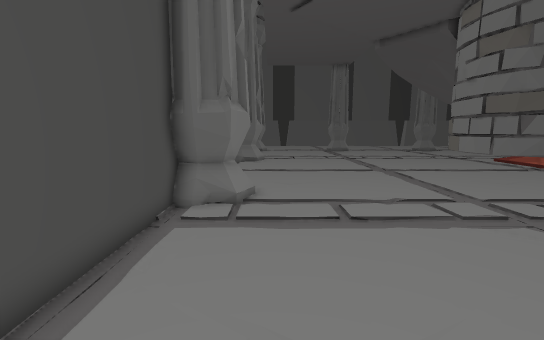
View 1 (above)

21 first-person views from a walk through a scene from a Unity 3-D project. The camera is 1.2 m above the floor, tilts 8° down and sees 90° across. The floor is counted in squares, 0.5 m on a side. Each view is taken from the middle of a square. On the plan, view 1 faces up. The plan holds only what a view shows up to about 18 squares ahead; the rest is blank. The place goes on beyond the plan.

View 2
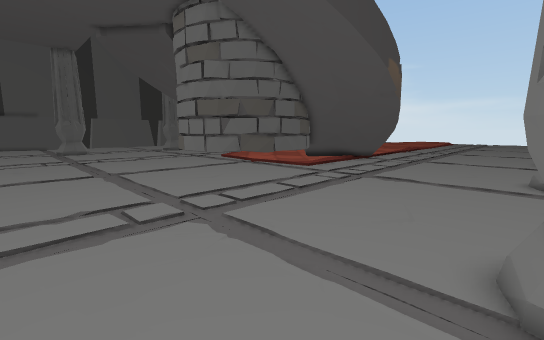

View 3
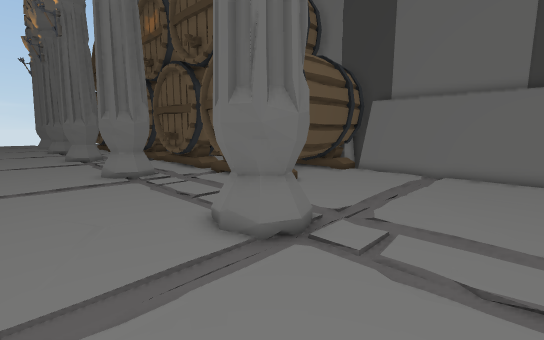

View 4
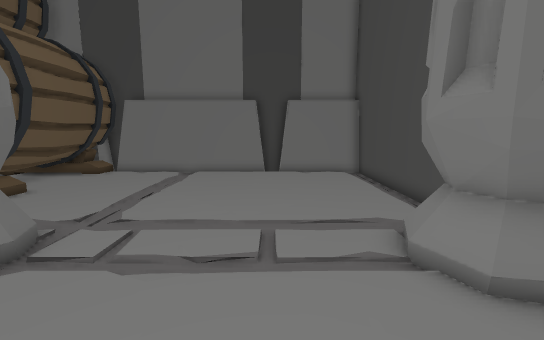

View 5
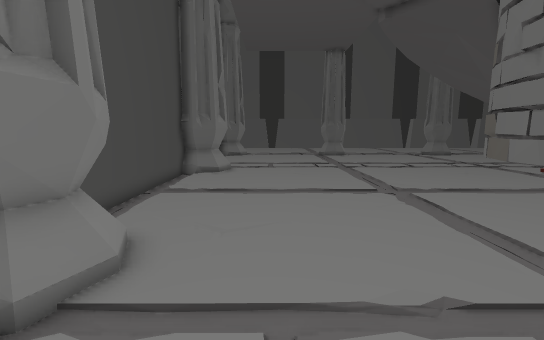

View 6
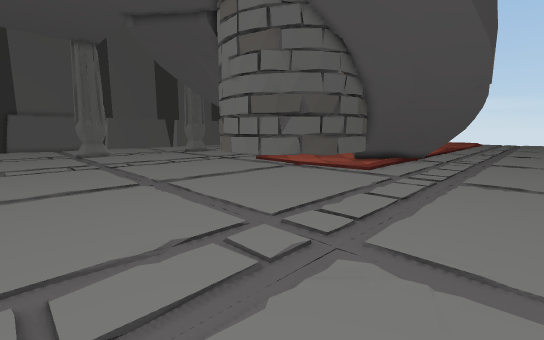

View 7
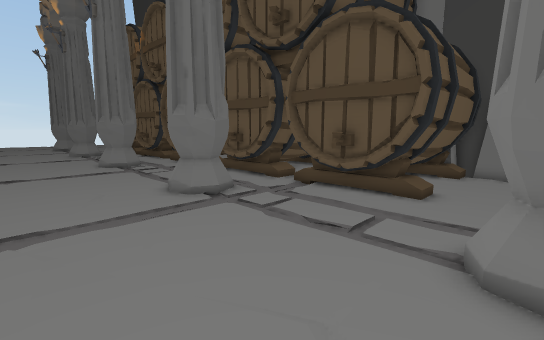

View 8
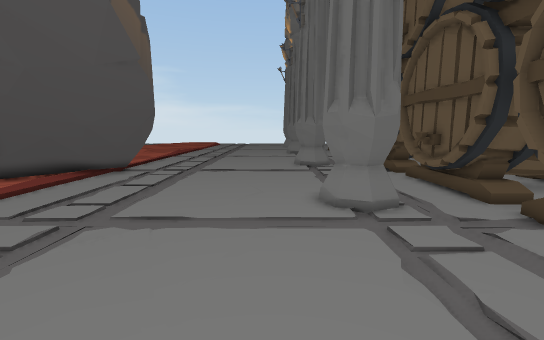

View 9
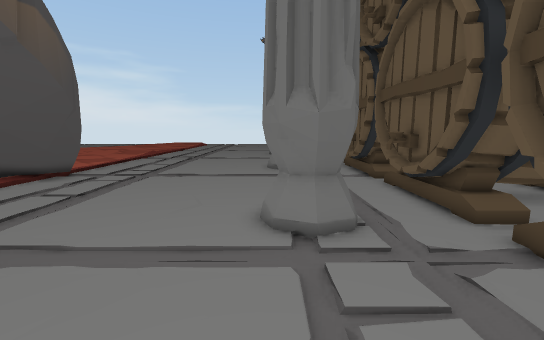

View 10
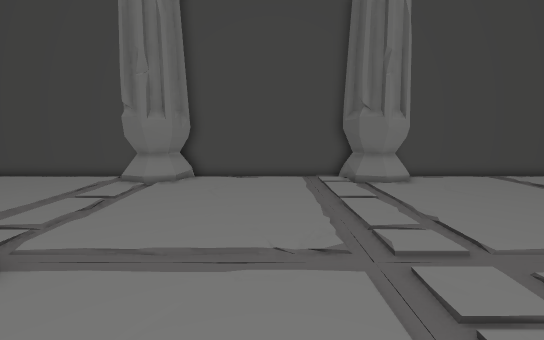

View 11
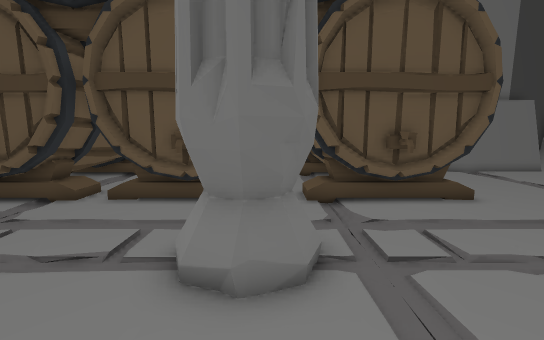

View 12
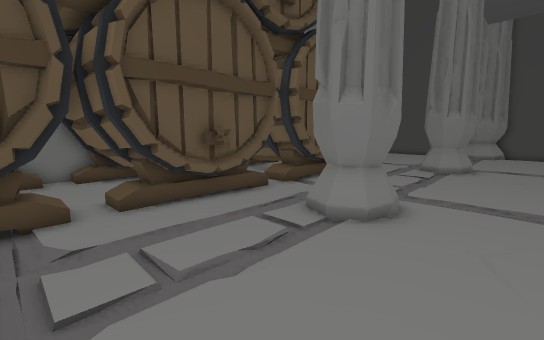

View 13
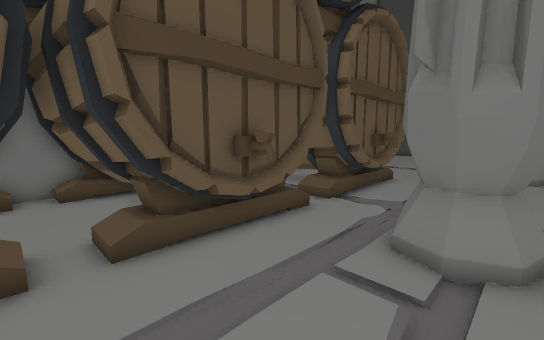

View 14
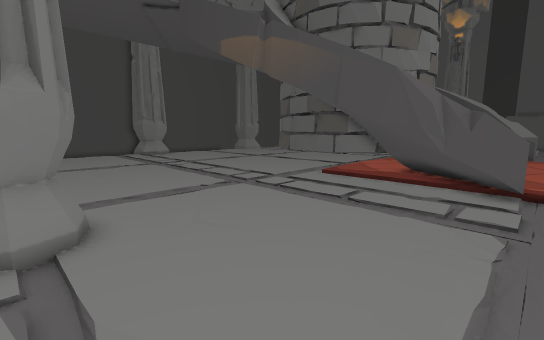

View 15
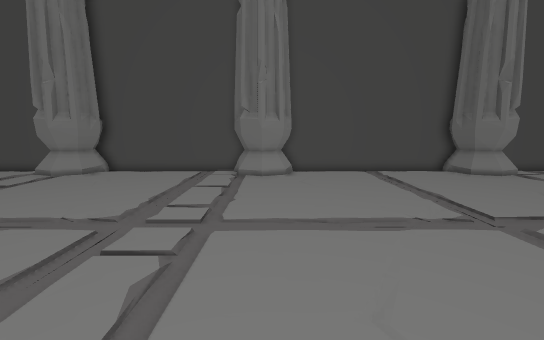

View 16
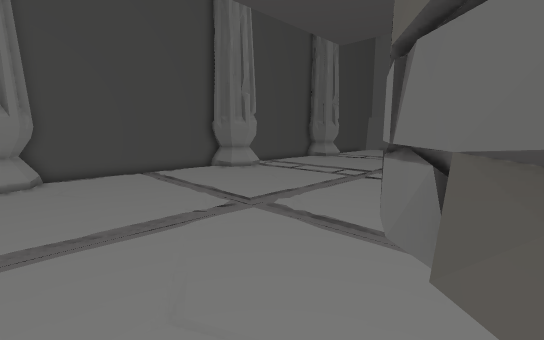

View 17
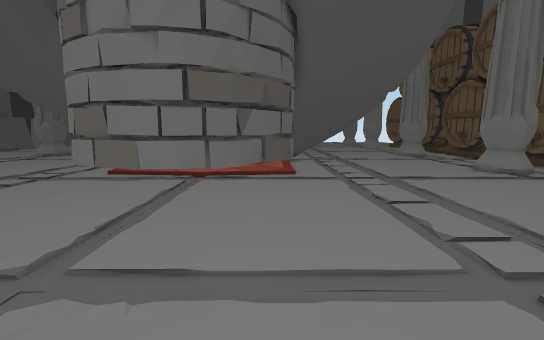

View 18
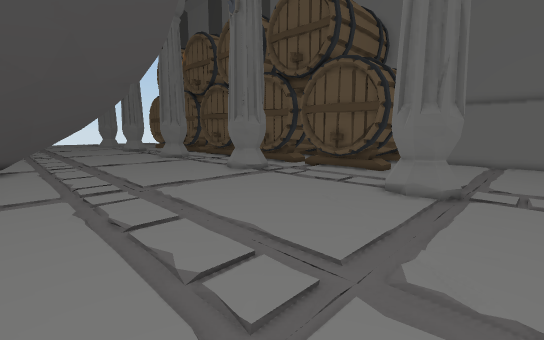

View 19
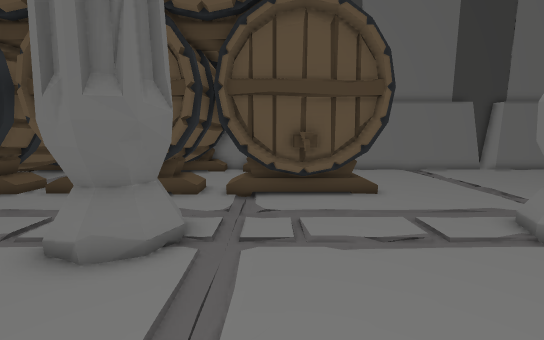

View 20
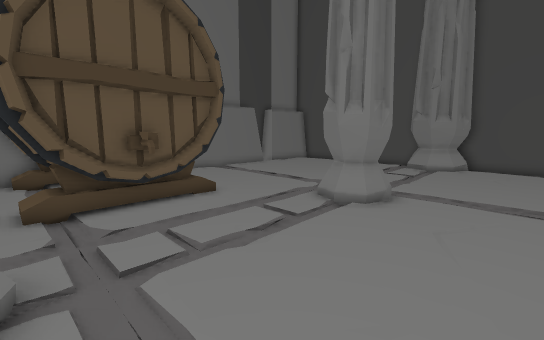

View 21
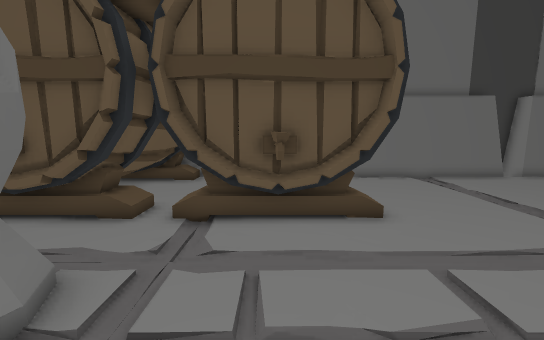

### Floor plan
Key: @ floor where view 1 was taken; # wall or solid block; x gap in a wall; . main floor; : floor 0.25 m higher than the main floor; = window, fence, low wall or low ledge; v drop or lower ground; P pillar; O other object.
Columns run from 3 left of view 1 to 27 right of it. Each row starts with its distance up from view 1.
 25  PP
 24  PP.........     ... v
 23  PP.................vv       =#
 22 PPP...............           =
 21 #................#
 20 #...............##
 19 #..............##
 18 #..............#              :
 17 #..............#              :
 16 #..............#              :
 15 #..............##       #     .
 14 #...............##      #     .
 13 #................##   ### O.  .
 12 PP................#####.#  OO :
 11  PP....................O#   ==#
 10 #PP.....................O  =###
  9 PPP.....................O =##..
  8 #.......................OO##...
  7 #.......................x##....
  6 #..............................
  5 #..............................
  4 #..............................
  3 #..............................
  2 #..............................
  1 #..............................
  0 PPP@......PPP.........PP.......
 -1  #P.......P##P.......P##P......
 -2  PP.......PPP........PPP.......
 -3 # .............................
 -4 #.................O......O.....
 -5 #..............OOOOOOOOOOOOOOOO
 -6 #..............OOOOOOOOOOOOOOOO
 -7 #..............OO   OOOO   OOOO
 -8 #..............OO   O OO   OOOO
 -9 #..............OO   OOOO   OO O
-10 #..............OO     OO   OO O
-11 #..............OO   OOOO   OOOO
-12 #..............OOO OOOOOO OOOOO
-13 ###############OO   O#OO   O#O
-14     ###       ###

Where each view was taken, in squares from view 1:
view 1: 0 up, 0 right, facing up
view 2: 0 up, 3 right, facing up-right
view 3: 4 up, 3 right, facing down-right
view 4: 4 up, 2 right, facing down
view 5: 6 up, 2 right, facing up
view 6: 4 up, 2 right, facing up-right
view 7: 5 up, 9 right, facing down-right
view 8: 2 up, 10 right, facing right
view 9: 0 up, 12 right, facing right
view 10: 5 up, 12 right, facing left
view 11: 4 up, 19 right, facing down
view 12: 3 up, 27 right, facing down-left
view 13: 0 up, 26 right, facing down-left
view 14: 1 down, 27 right, facing up-left
view 15: 11 up, 14 right, facing left
view 16: 11 up, 14 right, facing up-left
view 17: 13 up, 3 right, facing right
view 18: 11 up, 5 right, facing down-right
view 19: 5 up, 16 right, facing down
view 20: 4 up, 18 right, facing down-left
view 21: 2 up, 15 right, facing down
